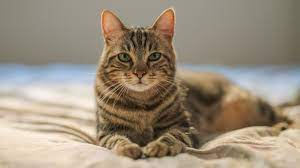
#> input picture hal_image_utils/input/cat0.jpg, 300 x 168 px
$ python color_filter.py --image input/cat0.jpg
#> lines starting #> are read from the running program, lines starting #| are printed output that depends on the picture; after the words box and inside, x2 and y2 are one past the last pixel; in counts of white or black regions, pixels touching at a corner belong together
#> further down, i_frame is the input picture: shape (168, 300, 3); mean B, G, R 124.9, 142.5, 155.6
### Function : filter a specific color
### Option :
###     -i/--src : path of input src
import cv2
import numpy as np
import argparse

def color_filter (src, select_range, dst = None):
    '''
        Filter color of input image frame (remove color out of range), return mask (when dst = None) or output frame  \n
        src : input frame   \n
        select_range : ([start_B, start_G, start_R], [end_B, end_G, end_R]) : start/end color value of specific color, (0 -> 256) \n
        dst : the output frame which color filter will be applied. Otherwise, mask will be return   \n
        Note : input/output are frame (not image file)  \n
    '''
#> called with select_range = ([0, 0, 0], [255, 255, 55])
    o_img = np.zeros(src.shape)

    mask = cv2.bitwise_and(cv2.inRange(src[:, :, 0], select_range[0][0], select_range[1][0]), cv2.inRange(src[:, :, 1], select_range[0][1], select_range[1][1]))
#> mask: shape (168, 300); every value is 255
    mask = cv2.bitwise_and(mask, cv2.inRange(src[:, :, 2], select_range[0][2], select_range[1][2]))
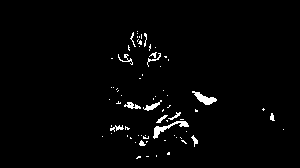
#> mask: shape (168, 300); 2% white; 72 white regions (57 under 20 px), largest, box (x1, y1, x2, y2) and area: (153, 121, 189, 139) 174, (192, 91, 217, 105) 152, (143, 100, 162, 111) 71

    if dst is not None :
        o_img = cv2.bitwise_and(dst, dst, mask = mask)
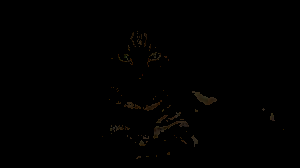
#> o_img: shape (168, 300, 3); mean B, G, R 0.3, 0.6, 0.9
        return o_img
    else :
        return mask

if __name__ == "__main__":
    #create input option
    ap = argparse.ArgumentParser()
    ap.add_argument('-i', '--image', help='path to image')
    ap.add_argument('-o', '--output', help='path to output image')
    args = vars(ap.parse_args())
    # BGR
    select_range = ([0, 0, 0], [255, 255, 55])    # BGR - remove red color
    i_frame = cv2.imread(args["image"])
    o_frame = color_filter (i_frame, select_range, dst = i_frame)
    cv2.imwrite(args["output"], o_frame)
